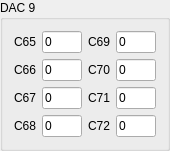
       <widget class="QGroupBox" name="groupBox_15">
        <property name="geometry">
         <rect>
          <x>341</x>
          <y>394</y>
          <width>160</width>
          <height>135</height>
         </rect>
        </property>
        <property name="maximumSize">
         <size>
          <width>170</width>
          <height>150</height>
         </size>
        </property>
        <property name="title">
         <string>DAC 9</string>
        </property>
        <layout class="QGridLayout" name="gridLayout_32">
         <item row="0" column="1" colspan="2">
          <layout class="QVBoxLayout" name="verticalLayout_12">
           <item>
            <layout class="QGridLayout" name="gridLayout_33">
             <item row="1" column="0">
              <widget class="QLabel" name="label_84">
               <property name="text">
                <string>C66</string>
               </property>
              </widget>
             </item>
             <item row="2" column="0">
              <widget class="QLabel" name="label_85">
               <property name="text">
                <string>C67</string>
               </property>
              </widget>
             </item>
             <item row="3" column="0">
              <widget class="QLabel" name="label_86">
               <property name="text">
                <string>C68</string>
               </property>
              </widget>
             </item>
             <item row="0" column="1">
              <widget class="QLineEdit" name="dac09channel65">
               <property name="sizePolicy">
                <sizepolicy hsizetype="Fixed" vsizetype="Fixed">
                 <horstretch>0</horstretch>
                 <verstretch>0</verstretch>
                </sizepolicy>
               </property>
               <property name="maximumSize">
                <size>
                 <width>40</width>
                 <height>16777215</height>
                </size>
               </property>
               <property name="text">
                <string>0</string>
               </property>
              </widget>
             </item>
             <item row="1" column="1">
              <widget class="QLineEdit" name="dac09channel66">
               <property name="sizePolicy">
                <sizepolicy hsizetype="Fixed" vsizetype="Fixed">
                 <horstretch>0</horstretch>
                 <verstretch>0</verstretch>
                </sizepolicy>
               </property>
               <property name="maximumSize">
                <size>
                 <width>40</width>
                 <height>16777215</height>
                </size>
               </property>
               <property name="text">
                <string>0</string>
               </property>
              </widget>
             </item>
             <item row="2" column="1">
              <widget class="QLineEdit" name="dac09channel67">
               <property name="sizePolicy">
                <sizepolicy hsizetype="Fixed" vsizetype="Fixed">
                 <horstretch>0</horstretch>
                 <verstretch>0</verstretch>
                </sizepolicy>
               </property>
               <property name="maximumSize">
                <size>
                 <width>40</width>
                 <height>16777215</height>
                </size>
               </property>
               <property name="text">
                <string>0</string>
               </property>
              </widget>
             </item>
             <item row="3" column="1">
              <widget class="QLineEdit" name="dac09channel68">
               <property name="sizePolicy">
                <sizepolicy hsizetype="Fixed" vsizetype="Fixed">
                 <horstretch>0</horstretch>
                 <verstretch>0</verstretch>
                </sizepolicy>
               </property>
               <property name="maximumSize">
                <size>
                 <width>40</width>
                 <height>16777215</height>
                </size>
               </property>
               <property name="text">
                <string>0</string>
               </property>
              </widget>
             </item>
             <item row="0" column="2">
              <widget class="QLabel" name="label_87">
               <property name="text">
                <string>C69</string>
               </property>
              </widget>
             </item>
             <item row="1" column="2">
              <widget class="QLabel" name="label_88">
               <property name="text">
                <string>C70</string>
               </property>
              </widget>
             </item>
             <item row="2" column="2">
              <widget class="QLabel" name="label_89">
               <property name="text">
                <string>C71</string>
               </property>
              </widget>
             </item>
             <item row="3" column="2">
              <widget class="QLabel" name="label_90">
               <property name="text">
                <string>C72</string>
               </property>
              </widget>
             </item>
             <item row="0" column="3">
              <widget class="QLineEdit" name="dac09channel69">
               <property name="sizePolicy">
                <sizepolicy hsizetype="Fixed" vsizetype="Fixed">
                 <horstretch>0</horstretch>
                 <verstretch>0</verstretch>
                </sizepolicy>
               </property>
               <property name="maximumSize">
                <size>
                 <width>40</width>
                 <height>16777215</height>
                </size>
               </property>
               <property name="text">
                <string>0</string>
               </property>
              </widget>
             </item>
             <item row="1" column="3">
              <widget class="QLineEdit" name="dac09channel70">
               <property name="sizePolicy">
                <sizepolicy hsizetype="Fixed" vsizetype="Fixed">
                 <horstretch>0</horstretch>
                 <verstretch>0</verstretch>
                </sizepolicy>
               </property>
               <property name="maximumSize">
                <size>
                 <width>40</width>
                 <height>16777215</height>
                </size>
               </property>
               <property name="text">
                <string>0</string>
               </property>
              </widget>
             </item>
             <item row="2" column="3">
              <widget class="QLineEdit" name="dac09channel71">
               <property name="sizePolicy">
                <sizepolicy hsizetype="Fixed" vsizetype="Fixed">
                 <horstretch>0</horstretch>
                 <verstretch>0</verstretch>
                </sizepolicy>
               </property>
               <property name="maximumSize">
                <size>
                 <width>40</width>
                 <height>16777215</height>
                </size>
               </property>
               <property name="text">
                <string>0</string>
               </property>
              </widget>
             </item>
             <item row="3" column="3">
              <widget class="QLineEdit" name="dac09channel72">
               <property name="sizePolicy">
                <sizepolicy hsizetype="Fixed" vsizetype="Fixed">
                 <horstretch>0</horstretch>
                 <verstretch>0</verstretch>
                </sizepolicy>
               </property>
               <property name="maximumSize">
                <size>
                 <width>40</width>
                 <height>16777215</height>
                </size>
               </property>
               <property name="text">
                <string>0</string>
               </property>
              </widget>
             </item>
             <item row="0" column="0">
              <widget class="QLabel" name="label_91">
               <property name="text">
                <string>C65</string>
               </property>
              </widget>
             </item>
            </layout>
           </item>
          </layout>
         </item>
        </layout>
       </widget>
